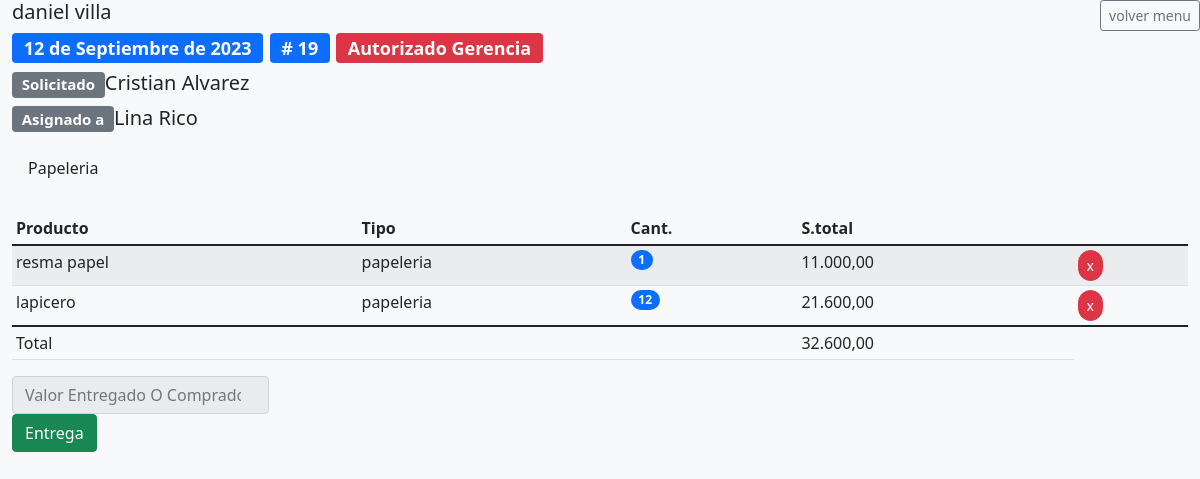
The app's page /comprasDetalle/19/ (signed in) with its own data.
### compras/models.py (models this page shows, shortened)
class CompraCabecera(models.Model):
    asignado_a = models.ForeignKey(User, on_delete=models.PROTECT, related_name='asignado_a')
    fecha_registro = models.DateField(null=True, blank=True, default=get_today)
    fecha_aprobado = models.DateField(null=True, blank=True,)
    fecha_autorizado = models.DateField(null=True, blank=True,)
    fecha_entrega = models.DateField(null=True, blank=True,)
    fecha_cerrado = models.DateField(null=True, blank=True,)
    categoria_id = models.ForeignKey(Categoria, on_delete=models.PROTECT, related_name='categoria_id')
    usuario_registro = models.ForeignKey(User, on_delete=models.PROTECT, related_name='usuario_registro')
    usuario_aprobado = models.ForeignKey(User, null=True, blank=True, on_delete=models.PROTECT, related_name='usuario_aprobado')
    usuario_autorizado = models.ForeignKey(User, null=True, blank=True, on_delete=models.PROTECT, related_name='usuario_autorizado')
    usuario_entrega = models.ForeignKey(User, null=True, blank=True, on_delete=models.PROTECT, related_name='usuario_entrega')
    usuario_rechaza = models.ForeignKey(User, null=True, blank=True, on_delete=models.PROTECT, related_name='usuario_rechaza')
    observaciones = models.CharField(max_length=250, null=True, blank=True)
    estado = models.CharField(max_length=1, choices=ESTADOS_COMPRA, default='0')
    total = models.IntegerField(default=0)
    valor_entregado = models.IntegerField(default=0)
    class Meta:
        permissions = [('puede_aprobar_compra', 'puede_aprobar_compra'),
                       ('puede_entregar_compra', 'puede_entregar_compra'),
                       ('puede_cerrar_compra', 'puede_cerrar_compra'),
                       ('puede_ver_todas_las_compras', 'puede_ver_todas_las_compras'),
                       ('puede_ser_aprobador', 'puede_ser_aprobador'),
                       ('puede_ser_entregador', 'puede_ser_entregador'),]

class CompraDetalle(models.Model):
    compra_cabecera = models.ForeignKey(CompraCabecera, on_delete=models.PROTECT)
    producto = models.CharField(max_length=250, null=True, blank=True )
    tipo_producto = models.ForeignKey(TipoProducto, on_delete=models.PROTECT, null=True, blank=True)
    cantidad = models.IntegerField()
    precio = models.DecimalField(max_digits=10, decimal_places=2)
    subtotal = models.DecimalField(max_digits=10, decimal_places=2)

class TipoProducto(models.Model):
    codigo = models.CharField(max_length=10)
    nombre = models.CharField(max_length=250)

### compras/views.py (the view, shortened to what this page needs)
# urls.py: path('comprasDetalle/<int:id>/',comprasDetalle,name="comprasDetalle"),
@login_required
def comprasDetalle(request, id):
    print(f'llego hasta aqui? {id}')
    pedido = CompraCabecera.objects.filter(id=id)
    tipo_productos = TipoProducto.objects.all()
    detalle = CompraDetalle.objects.filter(compra_cabecera=id)
    total = 0 if len(detalle)== 0 else sum(i.subtotal for i in detalle)
    __totalizar_cabercera(total, id)
    return render(request, 'comprasDetalle.html', {'pedido': pedido, 'detalle': detalle, 'tipo_productos': tipo_productos, 'total': total})

### compras/views.py (called while the page is built)
def __totalizar_cabercera(total, id):
    pedido = CompraCabecera.objects.get(id=id)
    pedido.total = total
    pedido.save()

### compras/templates/comprasDetalle.html (shortened to what this page needs)
{% load static %}
{% load humanize %}
<!DOCTYPE html>
<html lang="es">
<head>
    <link href="https://cdn.jsdelivr.net/npm/bootstrap@5.1.3/dist/css/bootstrap.min.css" rel="stylesheet">
    <link href='https://unpkg.com/boxicons@2.1.2/css/boxicons.min.css' rel='stylesheet'>
    <link href='https://cdnjs.cloudflare.com/ajax/libs/jstree/3.3.12/themes/default/style.min.css' rel='stylesheet' type='text/css'>
    <link rel="stylesheet" href="https://cdnjs.cloudflare.com/ajax/libs/jstree/3.2.1/themes/default/style.min.css" />
    <link rel="stylesheet" href="https://cdn.jsdelivr.net/npm/sweetalert2@11.1.6/dist/sweetalert2.min.css">
</head>
<body class="bg-light text-dark">
    <div class="container-fluid">
        <div class="row">
            <div class="col-xxl-12 col-xl-12 col-lg-12 col-md-12 col-sm-12 col-xs-12 col-12">
                <h5>{{request.user.first_name}} {{request.user.last_name}}
                    <a class="btn btn-sm btn-outline-secondary position-absolute end-0" href="{% url 'compras' %}">volver menu</a></h5>
                {%for p in pedido %}
                <h4><span class="badge bg-primary">{{p.fecha_registro}}  </span> <span class="badge bg-primary"># {{p.id}}   </span> <span class="badge bg-danger">{{p.get_estado_display}}</span></h4>
                <h5><span class="badge bg-secondary">Solicitado   </span>{{p.usuario_registro.first_name}} {{p.usuario_registro.last_name}}</h5>
                <h5><span class="badge bg-secondary">Asignado a  </span>{{p.asignado_a.first_name}} {{p.asignado_a.last_name}}</h5>
                <p class="text-bg-info p-3">{{p.observaciones}}</p>
            </div>
            {% endfor %}
            <div class="col-xxl-12 col-xl-12 col-lg-12 col-md-12 col-sm-12 col-xs-12 col-12">
                <table class="table table-hover table-striped table-sm">
                    <thead>
                        <tr>
                            <th>Producto</th>
                            <th>Tipo</th>
                            <th>Cant.</th>
                            <th>S.total</th>
                            <th></th>
                        </tr>
                    </thead>
                    <tbody>
                        {% for d in detalle %}
                        <tr>
                            <td>{{d.producto}}</td>
                            <td>{{d.tipo_producto.nombre}}</td>
                            <td class="position-relative">
                                <span class="position-absolute badge rounded-pill bg-primary">
                                    {{d.cantidad}}
                                </span>
                            </td>
                            <td>{{d.subtotal | intcomma}}</td>
                            <td><form method="post">
                                <button type="submit" class="btn btn-danger btn-sm rounded-pill" name="bdelete" value="{{d.id}}">x</button>
                            </form></td>
                        </tr>
                        {% endfor %}
                    </tbody>
                    <tfoot>
                        <tr>
                            <td colspan="3">Total</td>
                            <td>{{total | intcomma}}</td>
                        </tr>
                    </tfoot>
                </table>
            </div>
            <div class="col-xxl-12 col-xl-12 col-lg-12 col-md-12 col-sm-12 col-xs-12 col-12">
                <form method="post">
                    {%for p in pedido %}
                    {% if p.estado == '3' %}
                    <input type="number" placeholder="Valor Entregado O Comprado" class="input-group-text" name="ientrega" id="ientrega"  required>
                    <button class="btn btn-success" id="bentrega" name="bentrega" value="bentrega">Entrega</button>
                    {% endif %}
                    {% endfor %}
                </form>
            </div>
        </div>
    </div>
</body>

### records on screen
CompraCabecera: fecha_registro "12 de Septiembre de 2023", id "19", estado "Autorizado Gerencia", usuario_registro.first_name "Cristian", usuario_registro.last_name "Alvarez", asignado_a.first_name "Lina", asignado_a.last_name "Rico", observaciones "Papeleria", total "32.600,00"
CompraDetalle: producto "resma papel", tipo_producto.nombre "papeleria", cantidad "1", subtotal "11.000,00", {{ d.id }} 25 (drawn)
CompraDetalle: producto "lapicero", tipo_producto.nombre "papeleria", cantidad "12", subtotal "21.600,00", {{ d.id }} 26 (drawn)

### other values on screen
{{ request.user.first_name }} "daniel"
{{ request.user.last_name }} "villa"
